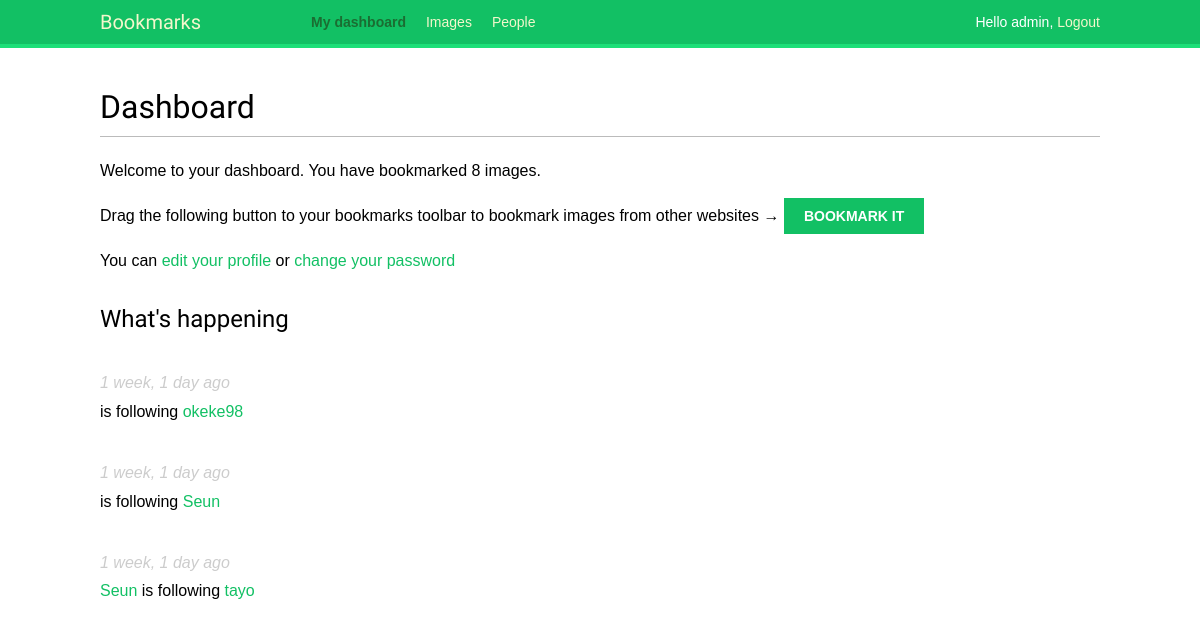
The app's page /account/ (signed in) with its own data.
### actions/models.py (models this page shows)
class Action(models.Model):
    user = models.ForeignKey('auth.User', related_name='actions', db_index=True, on_delete=models.CASCADE)
    verb = models.CharField(max_length=255)
    target_ct = models.ForeignKey(ContentType, blank=True, null=True, related_name='target_obj', on_delete=models.CASCADE)
    target_id = models.PositiveIntegerField(null=True, blank=True, db_index=True)
    target = GenericForeignKey('target_ct', 'target_id')
    created = models.DateTimeField(auto_now_add=True, db_index=True)
    class Meta:
        ordering = ('-created',)

### account/views.py (the view)
# urls.py: path('', views.dashboard, name='dashboard'),
@login_required
def dashboard(request):
    actions = Action.objects.exclude(user=request.user)
    following_ids = request.user.following.values_list('id', flat=True)
    if following_ids:
        actions = actions.filter(user_id__in=following_ids)
    actions = actions.select_related('user', 'user__profile').prefetch_related('target')[:10]
    return render(request, 'account/dashboard.html', {'section': 'dashboard', 'actions': actions})

### account/templates/account/dashboard.html (shortened to what this page needs)
{% extends "base.html" %}
{% block content %}
    <h1>Dashboard</h1>
    {% with total_images_created=request.user.images_created.count %}
        <p>Welcome to your dashboard. You have bookmarked
         {{ total_images_created}} image{{ total_images_created|pluralize}}.</p>
    {% endwith %}
    <p> Drag the following button to your bookmarks toolbar to bookmark images
    from other websites &#8594 <a href="javascript:{% include 'bookmarklet_launcher.js' %}" class = "button">Bookmark it</a></p>
   <p> You can <a href="{% url 'edit' %}"> edit your profile </a> or
     <a href="{% url 'password_change' %}"> change your password </a></p>
      <h2> What's happening </h2>
      <div id="action-list">
        {% for action in actions %}
          {% include "actions/action/detail.html" %}
        {% endfor %}
      </div>
{% endblock content %}

### account/templates/base.html (shortened to what this page needs)
{% load static %}
<!DOCTYPE html>
<html>
<head>
    <link href = "{% static 'css/base.css' %}" rel="stylesheet">
</head>
<body>
    <div id = "header">
        <span class="logo">Bookmarks</span>
            {% if request.user.is_authenticated %}
                <ul class = "menu">
                    <li {% if section == "dashboard" %} class = "selected" {% endif %}>
                        <a href = "{% url 'dashboard' %}"> My dashboard </a>
                    </li>
                    <li {% if section == "images" %} class = "selected" {% endif %}>
                        <a href = "{% url 'images:list' %}">Images</a>
                    </li>
                    <li {% if section == "people" %} class = "selected" {% endif %}>
                        <a href = "{% url 'user_list' %}">People</a>
                    </li>
                </ul>
            {% endif %}
        <span class="user">
            {% if request.user.is_authenticated %}
                Hello {{ request.user.username }},
                <a href = "{% url 'logout' %}"> Logout </a>
            {% else %}
                <a href = "{% url 'login' %}"> Log-in </a>
            {% endif %}
        </span>
    </div>
    <div id="content">
        {% block content %}{% endblock content %}
    </div>
</body>
</html>

### actions/templates/actions/action/detail.html (shortened to what this page needs)
{% load thumbnail %}
{% with user=action.user profile=action.user.profile %}
<div class="action">
    <div class="info">
        <p>
            <span class="date">{{ action.created|timesince }} ago</span>
            <br />
            <a href="{{ user.get_absolute_url }}">
                {{ user.first_name }}
            </a>
            {{ action.verb }}
            {% if action.target %}
                {% with target=action.target %}
                    <a href="{{ target.get_absolute_url }}">{{ target }}</a>
                {% endwith %}
            {% endif %}
        </p>
    </div>
</div>
{% endwith %}

### account/static/css/base.css (style rules this page uses)
body { margin:0; padding:0; font-family:helvetica, sans-serif; }
p { line-height: 1.8; }
a { color:#12c064; text-decoration:none; }
h1, h2, h3, h4, h5 , h6 { font-family: 'Muli', sans-serif; font-weight:normal; }
h1 { border-bottom:1px solid #bbb; padding:0 0 10px 0; margin:10px 0 20px 0; }
h2 { margin:30px 0 20px; }
#header { padding:10px 100px; font-size:14px; background:#12c064; color:#fff; border-bottom:4px solid #1cdf78; overflow:auto; }
#header .logo { font-family: 'Muli', sans-serif; float:left; color:#f3f7cc; font-size:20px; margin-right:10%; }
#header ul.menu { list-style:none; float:left; margin:0; padding:0; }
#header ul.menu li { float:left; padding:4px 10px; }
#header ul.menu li.selected a, #header ul.menu li.selected a:hover { color:#1b6d32; font-weight:bold; }
#header a { color:#f3f7cc; }
#header .user { float:right; padding-top:4px; }
#content { padding:30px 100px; }
input[type=submit], a.button { font-weight:bold; background:#12c064; color:#fff; padding:10px 20px; font-size:14px; text-transform:uppercase; }
.action { clear:both; overflow:auto; }
.action .date { font-style:italic; color:#ccc; }

### records on screen
Action: created "1 week, 1 day", verb "is following", target "okeke98"
Action: created "1 week, 1 day", verb "is following", target "Seun"
Action: created "1 week, 1 day", user.first_name "Seun", verb "is following", target "tayo"

### other values on screen
{{ request.user.username }} "admin"
{{ total_images_created }} "8"
